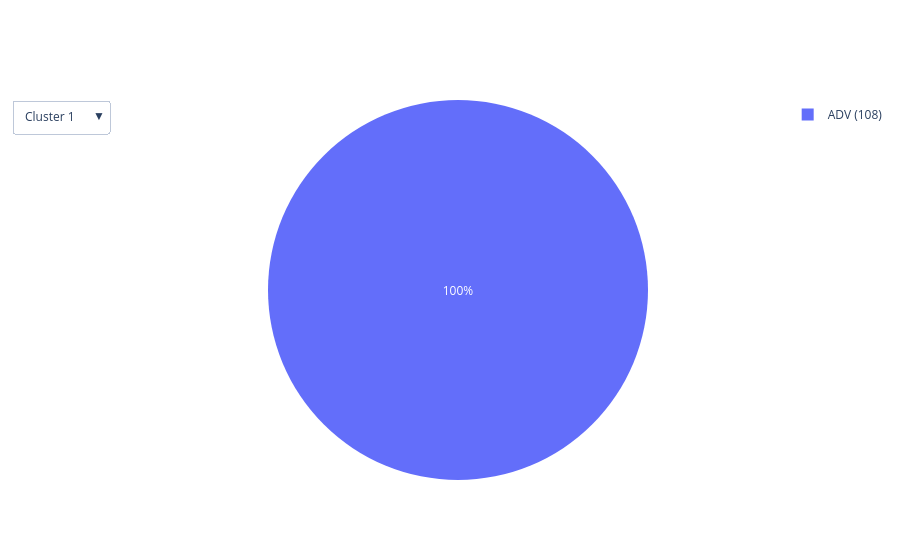

The code cell stored with this chart in its notebook:
### Code cell
# make pie chart with plotly
import plotly.express as px
import plotly.graph_objects as go

# Function to create pie chart for a given cluster
def create_pie_chart(cluster_number):
    labels = [f'{k} ({v})' for k, v in pie_chart[cluster_number].items()]
    values = list(pie_chart[cluster_number].values())
    fig = go.Figure(data=[go.Pie(labels=labels, values=values)])
    return fig

# Create initial pie chart
fig = create_pie_chart(1)

# Add dropdown menu
dropdown_buttons = [
    {
        'label': f'Cluster {i}',
        'method': 'update',
        'args': [{'values': [list(pie_chart[i].values())], 'labels': [[f'{k} ({v})' for k, v in pie_chart[i].items()]]}]
    } for i in pie_chart.keys()
]

fig.update_layout(
    updatemenus=[
        {
            'buttons': dropdown_buttons,
            'direction': 'down',
            'showactive': True,
        }
    ]
)

fig.show()

### Figure 1 — Plotly figure (JSON) as saved in the notebook; plotly's stock layout.template omitted (floating-point values rounded to 4 significant figures)
{"data": [{"labels": ["ADV (108)"], "type": "pie", "values": [108]}], "layout": {"updatemenus": [{"buttons": [{"args": [{"labels": [["ADV (108)"]], "values": [[108]]}], "label": "Cluster 1", "method": "update"}, {"args": [{"labels": [["ADV (15)", "PRON (6)", "ADP (1)"]], "values": [[15, 6, 1]]}], "label": "Cluster 2", "method": "update"}, {"args": [{"labels": [["PRON (22)", "INTJ (1)", "CCONJ (3)", "ADV (3)", "ADJ (1)"]], "values": [[22, 1, 3, 3, 1]]}], "label": "Cluster 3", "method": "update"}, {"args": [{"labels": [["NUM (41)", "ADJ (75)", "DET (15)"]], "values": [[41, 75, 15]]}], "label": "Cluster 4", "method": "update"}, {"args": [{"labels": [["CCONJ (11)"]], "values": [[11]]}], "label": "Cluster 5", "method": "update"}, {"args": [{"labels": [["PROPN (13)", "X (2)", "ADP (1)"]], "values": [[13, 2, 1]]}], "label": "Cluster 6", "method": "update"}, {"args": [{"labels": [["PROPN (73)", "NOUN (3)"]], "values": [[73, 3]]}], "label": "Cluster 7", "method": "update"}, {"args": [{"labels": [["PRON (12)"]], "values": [[12]]}], "label": "Cluster 8", "method": "update"}, {"args": [{"labels": [["NOUN (22)", "PROPN (93)", "NUM (1)"]], "values": [[22, 93, 1]]}], "label": "Cluster 9", "method": "update"}, {"args": [{"labels": [["NUM (22)", "PROPN (27)", "NOUN (1362)", "ADJ (1)"]], "values": [[22, 27, 1362, 1]]}], "label": "Cluster 10", "method": "update"}, {"args": [{"labels": [["NUM (102)"]], "values": [[102]]}], "label": "Cluster 11", "method": "update"}, {"args": [{"labels": [["PROPN (4)", "ADJ (289)"]], "values": [[4, 289]]}], "label": "Cluster 12", "method": "update"}, {"args": [{"labels": [["ADJ (36)", "VERB (69)"]], "values": [[36, 69]]}], "label": "Cluster 13", "method": "update"}, {"args": [{"labels": [["NOUN (13)"]], "values": [[13]]}], "label": "Cluster 14", "method": "update"}, {"args": [{"labels": [["X (1)", "INTJ (1)"]], "values": [[1, 1]]}], "label": "Cluster 15", "method": "update"}, {"args": [{"labels": [["VERB (486)", "AUX (3)"]], "values": [[486, 3]]}], "label": "Cluster 16", "method": "update"}, {"args": [{"labels": [["ADP (33)", "VERB (1)", "SCONJ (6)"]], "values": [[33, 1, 6]]}], "label": "Cluster 17", "method": "update"}], "direction": "down", "showactive": true}]}}
